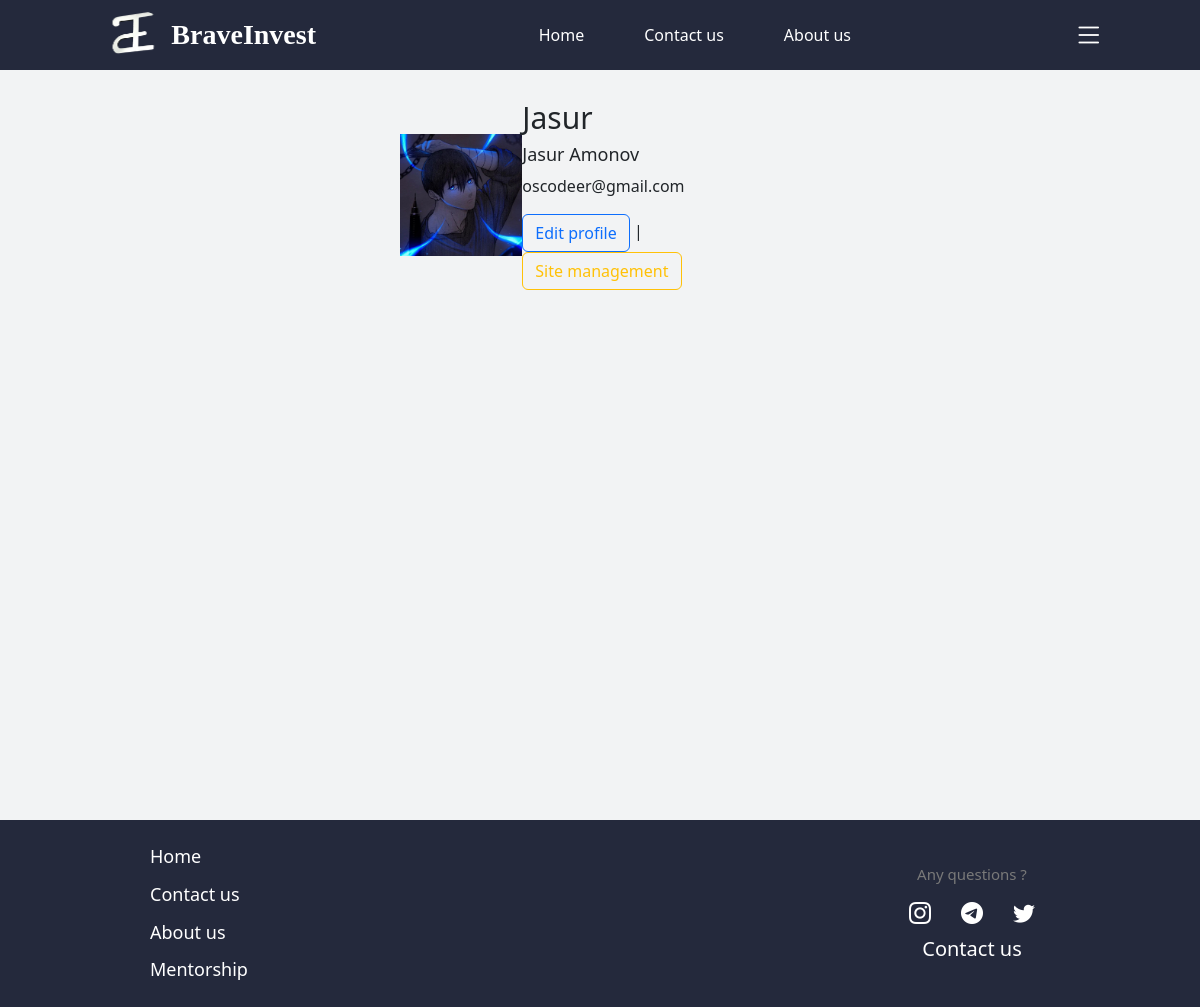
The app's page /users/profile/1/, older data.
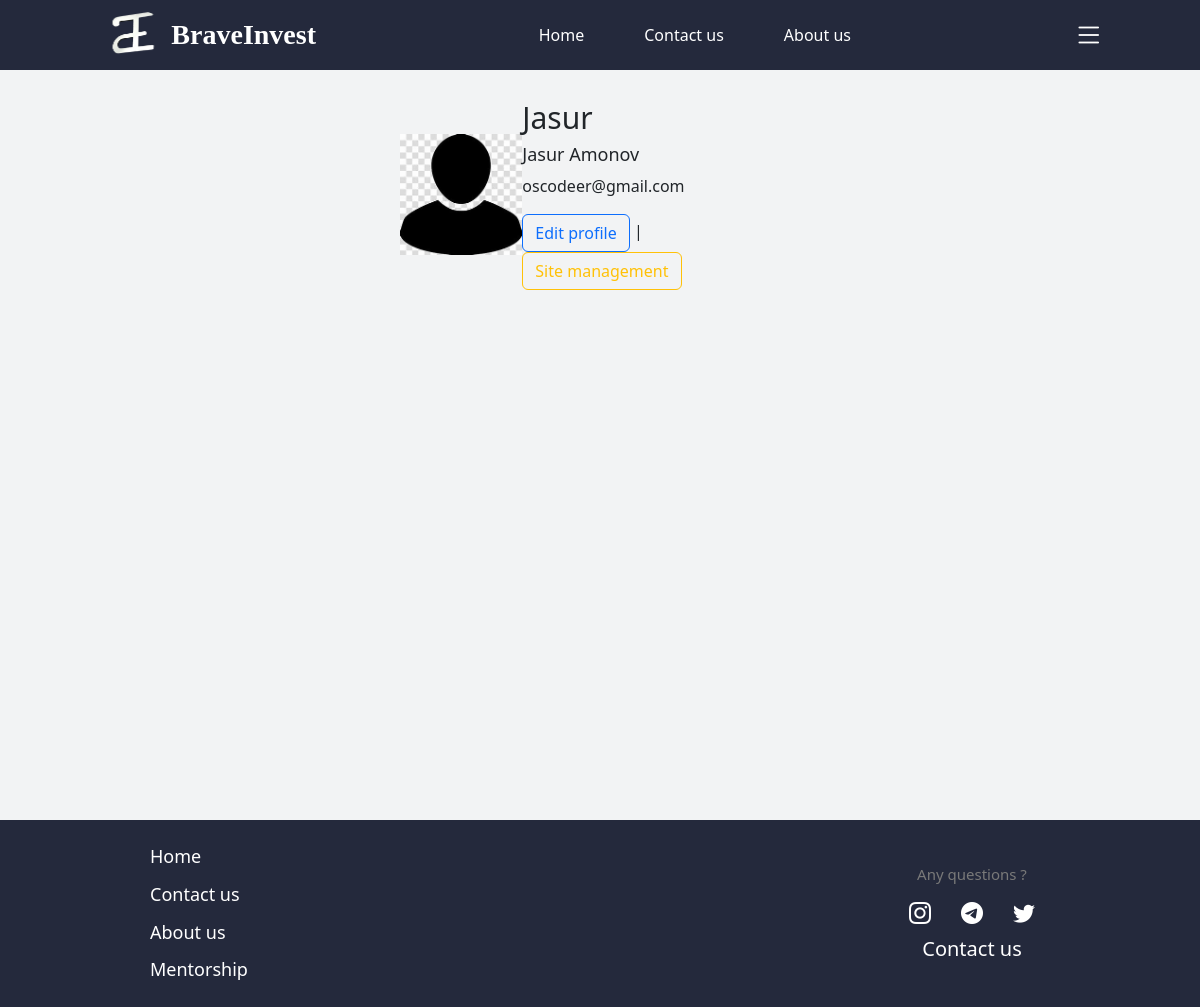
The same page, newer data.
### invest/models.py (models this page shows)
class User(AbstractUser):
    black_theme = models.BooleanField(default=False)
    profile_picture = models.ImageField(blank=True, null=True)

### invest/views.py (the view)
# urls.py: path("users/profile/<int:id>/", ProfileView.as_view(), name="profile"),
class ProfileView(View):
    def get(self, request, id):
       user = User.objects.get(id=id)
       return render(request, "profile.html", {"user":user})

### templates/profile.html
{% extends 'base.html' %}
{% load static %}
{% block content %}
<div class="profile-cont">
    <div class="profile_divs">
        <div class="profile_img">
            {% if user.profile_picture %}
                <img src="{{ user.profile_picture.url }}" alt="img">
            {% else %}
                <img src="{% static './images/profile_picture.jpg' %}" alt="img">
            {% endif %}
            </div>
            <div class="profile-baz">
                <h5>{{ user.username }}</h5>
                <h6>{{ user.first_name }} {{ user.last_name }}</h6>
                <p>{{ user.email }}</p>
                <a class="btn btn-outline-primary" href="{% url 'profile_update' user.id %}">Edit profile</a> |
                {% if user.is_staff %}
                    <a class="btn btn-outline-warning" href="{% url 'admin_page' %}">Site management</a>
                {% endif %}
            </div>
        </div>
    </div>
</div>
{% endblock content %}

### templates/base.html (shortened to what this page needs)
{% url 'home' as home_url %}
{% url 'about_us' as about_us %}
{% url 'contacts_us' as contacts_us %}
{% url 'mentorship' as mentorship_url %}
{% load static %}
<!DOCTYPE html>
<html lang="en">
<head>
    <link href="https://cdn.jsdelivr.net/npm/bootstrap@5.2.3/dist/css/bootstrap.min.css" rel="stylesheet">
    <link rel="stylesheet" href="{% static 'css/style.css' %}">
    <link rel="stylesheet" href="https://cdn.jsdelivr.net/npm/bootstrap-icons@1.10.2/font/bootstrap-icons.css">
</head>
<body>
    <div class="wrapper">
    <header style="{% if not request.path == home_url %}position:sticky; top:0{% endif %}">
        <div style="{% if request.path == home_url or request.path == about_us %}position:fixed{% endif %}" id="nav" class="nav">
            <div class="nav-logo">
                <a href="{% url 'home' %}">
                <img class="nav-logotip" src="{% static 'images/1676526553026.png' %}" alt="">
                <h3>BraveInvest</h3>
            </a>
            </div>
            <div class="nav-links">
                <ul>
                    <li><a class="{% if request.path == home_url %}nav-link-active{% endif %}" href="{% url 'home' %}">Home</a></li>
                    <li><a class="{% if request.path == contacts_us %}nav-link-active{% endif %}" href="{% url 'contacts_us' %}">Contact us</a></li>
                    <li><a class="{% if request.path == about_us %}nav-link-active{% endif %}" href="{% url 'about_us' %}">About us</a></li>
                </ul>
            </div>
            <div class="nav-aside-burger">
                <a href="#" style="font-size:30px; color:#fff"><i class="bi bi-list"></i></a>
            </div>
        </div>
    </header>
    <main>
        {% block content %}{% endblock content %}
    <footer>
        <div class="base-footer">
            <div class="foot-links">
                <ul>
                    <li><a href="{% url 'home' %}">Home</a></li>
                    <li><a href="{% url 'contacts_us' %}">Contact us</a></li>
                    <li><a href="{% url 'about_us' %}">About us</a></li>
                    <li><a href="{{ mentorship_url }}">Mentorship</a></li>
                </ul>
            </div>
            <div class="foot-sot-links">
                <p>Any questions ?</p>
                <ul>
                    <li><a target="blank" href="https://instagram.com/_brave_l?igshid=ZDdkNTZiNTM="><i class="bi bi-instagram"></i></a></li>
                    <li><a target="blank" href="https://t.me/forever_with_ra1n"><i class="bi bi-telegram"></i></a></li>
                    <li><a target="blank" href="https://twitter.com/braveeinvest"><i class="bi bi-twitter"></i></a></li>
                </ul>
                <a class="foot-sot-contact-link">Contact us</a>
            </div>
        </div>
    </footer>
</body>
</html>

### static/css/style.css (style rules this page uses)
html, body { height: 100%; background-color: #f2f3f4; }
.wrapper { display: flex; flex-direction: column; height: 100%; }
main { flex: 1 1 auto; }
footer { flex: 0 0 auto; }
.nav { display: flex; justify-content: space-around; align-items: center; background-color: #090e23e0; position: sticky; padding: 10px 0; background-position: center; top: 0; width: 100%; z-index: 100; }
.nav-logo h3 { font-weight: revert; }
.nav-links ul { display: flex; list-style: none; padding: 0; margin: 0; }
.nav-links li { margin: auto 30px; }
.nav-logo { display: flex; align-items: center; font-family: initial; }
.nav-logotip { width: 75px; height: 50px; border-radius: 50%; }
.nav-logo a { display: flex; text-decoration: none; color: #fff; align-items: center; }
.nav-links a { text-decoration: none; color: #fff; transition: 0.3s; }
.nav-links a { position: relative; }
.nav-links a::after { content: ""; position: absolute; width: 0%; transition: 0.5s; background-color: yellowgreen; border-radius: 15px; bottom: -6px; height: 3.5px; left: 0; margin: auto; right: 0; }
div#nav h3 { margin: 0; }
.base-footer { background-color: #090e23e0; margin: 20px 0 0px; display: flex; padding: 18px 150px; align-items: center; font-size: 18px; justify-content: space-between; color: #fff; }
.foot-sot-links p { margin: 0; font-size: 15px; color: #797979; margin: 0px; }
.foot-links ul { line-height: 210%; }
.base-footer ul { margin: 0; list-style: none; padding: 0; }
.base-footer a { color: white; text-decoration: none; }
.foot-sot-links ul { display: flex; margin-top: 10px; margin-bottom: 5px; }
.foot-sot-links { text-align: center; }
a.foot-sot-contact-link { font-size: 20px; }
.foot-sot-links li { margin: 0 15px; font-size: 22px; }
.foot-links li a { position: relative; }
.foot-links li a:after { content: ""; position: absolute; width: 0%; transition: 0.5s; background-color: yellowgreen; border-radius: 15px; bottom: -6px; height: 3px; left: 0; margin: auto; }
.profile-cont { width: 50%; margin: auto; text-align: center; }
.profile_divs { margin-top: 30px; display: flex; justify-content: space-around; padding: 0 100px; align-items: center; }
.profile_img { width: 125px; }
.profile_img img { width: 100%; }
.profile-baz { text-align: initial; }
.profile-baz h5 { font-size: 30px; }
.profile-baz h6 { font-size: 18px; }

Row changes from the older to the newer data that the page shows:
changed User "Jasur": profile_picture: picture removed
